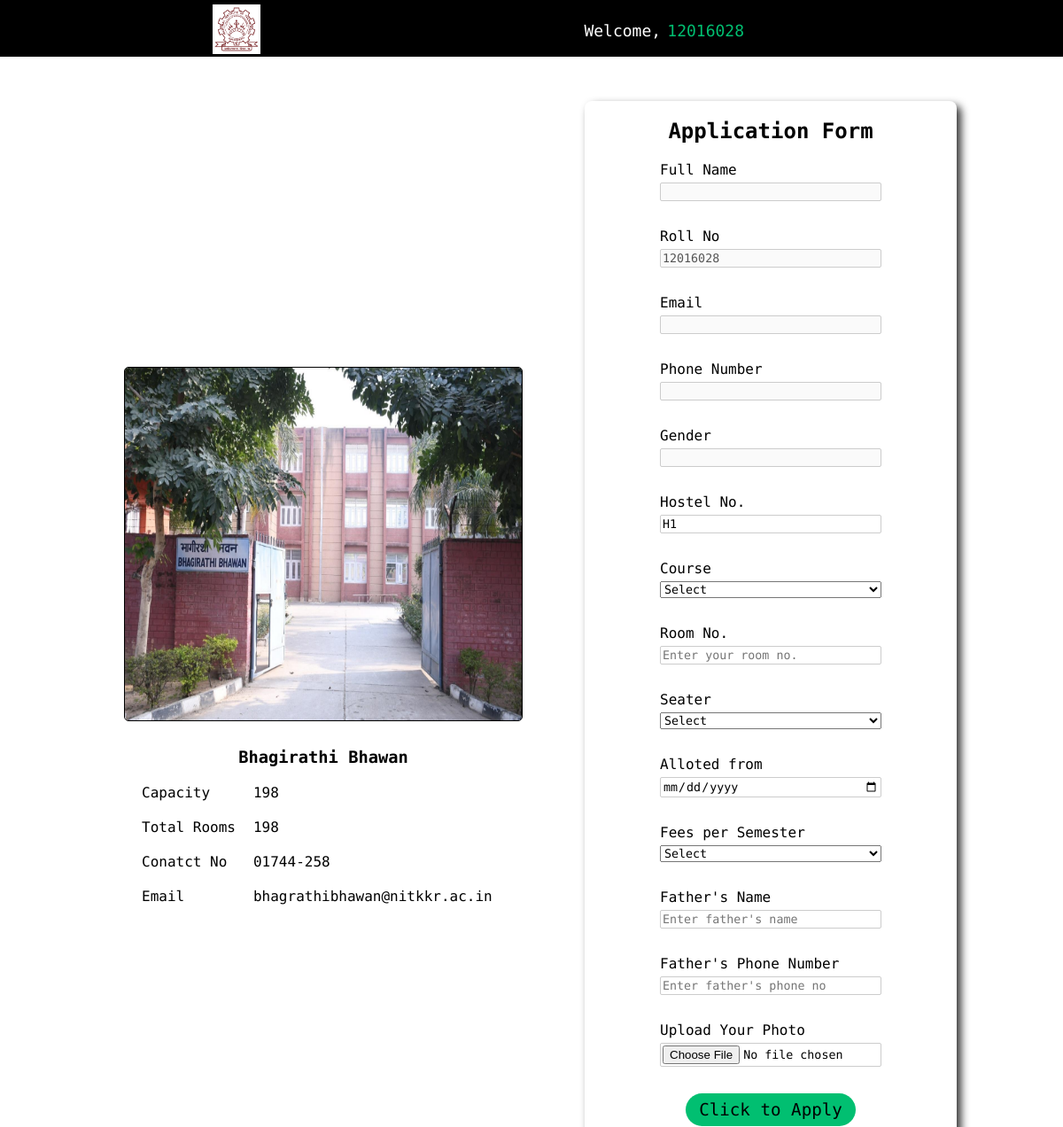
/hostel_detail.php?id=12016028&h_id=1 (upper part), run on an earlier commit of the app's database.
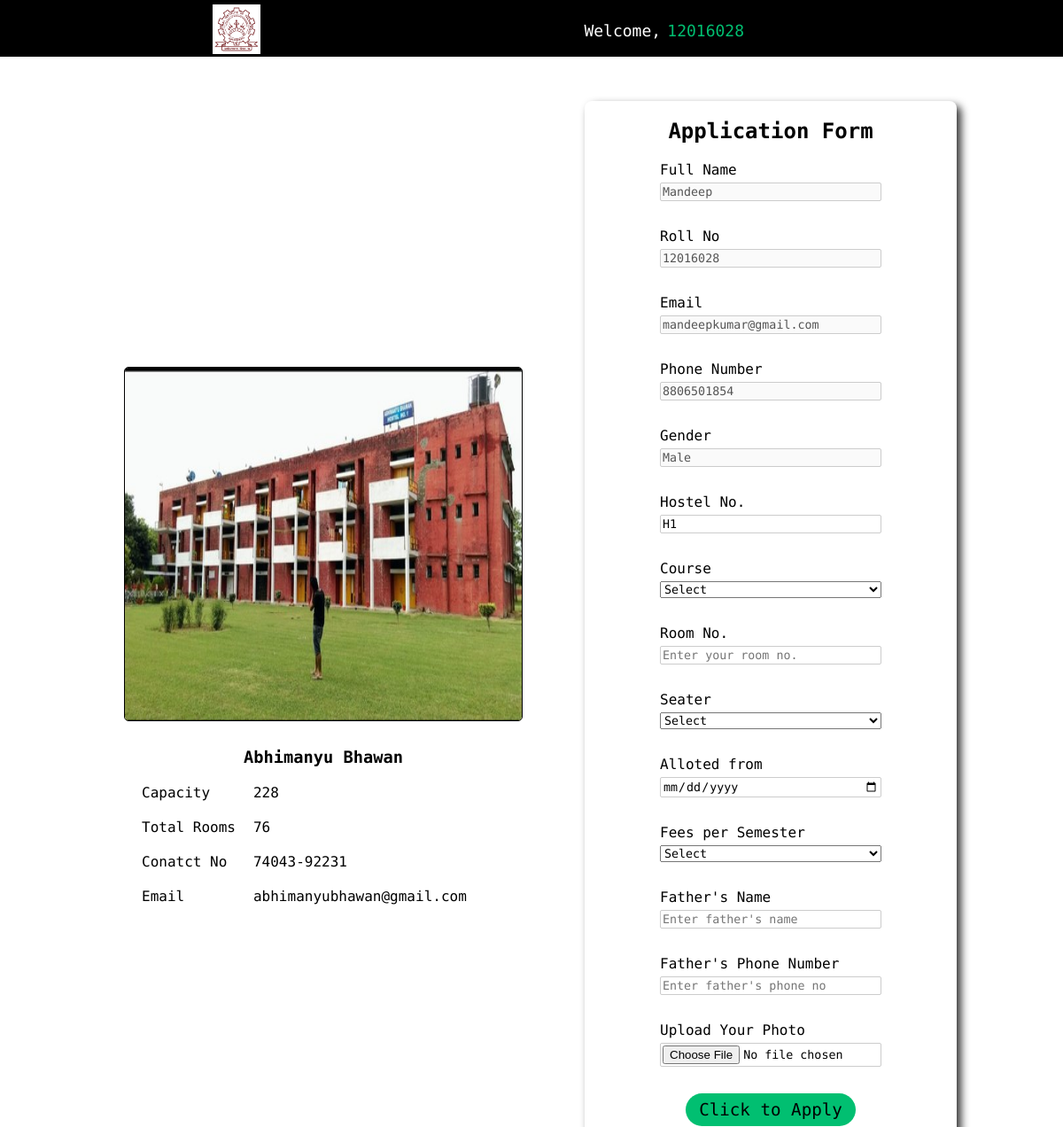
And on a later commit of the database.
### tables this page shows
CREATE TABLE `fhostels` (
  `hostel_id` int(11) NOT NULL,
  `hostel_no` varchar(255) NOT NULL,
  `hostel_image` varchar(255) NOT NULL,
  `hostel_name` varchar(255) NOT NULL,
  `hostel_cap` int(11) NOT NULL,
  `hostel_trooms` int(11) NOT NULL,
  `hostel_contact` varchar(255) NOT NULL,
  `hostel_email` varchar(255) NOT NULL,
  `mess_menu` varchar(255) NOT NULL,
  `mess_bill` varchar(255) NOT NULL
);

CREATE TABLE `mhostels` (
  `hostel_id` int(11) NOT NULL,
  `hostel_no` text NOT NULL,
  `hostel_image` varchar(255) NOT NULL,
  `hostel_name` varchar(255) NOT NULL,
  `hostel_cap` int(11) NOT NULL,
  `hostel_trooms` int(11) NOT NULL,
  `hostel_contact` varchar(255) NOT NULL,
  `hostel_email` varchar(255) NOT NULL,
  `mess_menu` text NOT NULL,
  `mess_bill` text NOT NULL
);

CREATE TABLE `students` (
  `student_id` int(11) NOT NULL,
  `student_roll` int(11) NOT NULL,
  `student_name` varchar(255) NOT NULL,
  `student_email` varchar(255) NOT NULL,
  `student_phone` bigint(20) NOT NULL,
  `student_pass` varchar(255) NOT NULL,
  `hostel_no` varchar(255) NOT NULL,
  `room_no` varchar(255) NOT NULL,
  `course` varchar(255) NOT NULL,
  `room_seater` int(11) NOT NULL,
  `father_name` varchar(255) NOT NULL,
  `father_phoneno` bigint(20) NOT NULL,
  `your_photo` varchar(255) NOT NULL,
  `gender` varchar(255) NOT NULL,
  `allot_date` date NOT NULL DEFAULT current_timestamp(),
  `fees` int(11) NOT NULL
);

### hostel_detail.php (the view, shortened to what the changed rows need)
<?php
include 'partials/db_connect.php';
?>
<!DOCTYPE html>
<html lang="en">
<head>
    <link rel="stylesheet" href="css/about_hostel.css">
</head>
<body>
    <?php
    $rollno = $_GET['id'];
    $sql1 = "SELECT * FROM students WHERE student_roll=$rollno";
    $res1 = mysqli_query($conn, $sql1);
    if ($res1 == true) {
        $count1 = mysqli_num_rows($res1);
        if ($count1 == 1) {
            $rows = mysqli_fetch_assoc($res1);
            $student_name = $rows['student_name'];
            $student_email = $rows['student_email'];
            $student_phone = $rows['student_phone'];
            $gender = $rows['gender'];
        }
    }
    if ($gender == "Male") {
        $hostel_id = $_GET['h_id'];
        $sql = "SELECT * FROM mhostels WHERE hostel_id=$hostel_id";
        $res = mysqli_query($conn, $sql);
        if ($res == true) {
            $count = mysqli_num_rows($res);
            if ($count == 1) {
                $rows = mysqli_fetch_assoc($res);
                $hostel_name = $rows['hostel_name'];
                $hostel_image = $rows['hostel_image'];
                $hostel_capacity = $rows['hostel_cap'];
                $hostel_trooms = $rows['hostel_trooms'];
                $hostel_contact = $rows['hostel_contact'];
                $hostel_email = $rows['hostel_email'];
            }
        }
    } else {
        $hostel_id = $_GET['h_id'];
        $sql = "SELECT * FROM fhostels WHERE hostel_id=$hostel_id";
        $res = mysqli_query($conn, $sql);
        if ($res == true) {
            $count = mysqli_num_rows($res);
            if ($count == 1) {
                $rows = mysqli_fetch_assoc($res);
                $hostel_name = $rows['hostel_name'];
                $hostel_image = $rows['hostel_image'];
                $hostel_capacity = $rows['hostel_cap'];
                $hostel_trooms = $rows['hostel_trooms'];
                $hostel_contact = $rows['hostel_contact'];
                $hostel_email = $rows['hostel_email'];
            }
        }
    }
    ?>
    <div class="main-content">
        <div class="wrapper">
            <div class="details">
                <div class="photo">
                    <img src="image/Hostel/<?php echo $hostel_image ?>" alt="">
                    <h3>
                        <?php echo $hostel_name ?>
                    </h3>
                    <table style="border-spacing:20px; align-self:flex-start;">
                        <tr>
                            <td>Capacity</td>
                            <td>
                                <?php echo $hostel_capacity ?>
                            </td>
                        </tr>
                        <tr>
                            <td>Total Rooms</td>
                            <td>
                                <?php echo $hostel_trooms ?>
                            </td>
                        </tr>
                        <tr>
                            <td>Conatct No</td>
                            <td>
                                <?php echo $hostel_contact ?>
                            </td>
                        </tr>
                        <tr>
                            <td>Email</td>
                            <td>
                                <?php echo $hostel_email ?>
                            </td>
                        </tr>
                    </table>
                </div>
                <div class="form_detail">
                    <h2 class="text-center">Application Form</h2>
                    <form action="" method="post" enctype="multipart/form-data">
                        <div class="user-details">
                            <div class="input-box">
                                <span>Full Name</span>
                                <input name="name" type="text" value="<?php echo $student_name ?>" disabled>
                            </div>
                            <div class="input-box">
                                <span>Email</span>
                                <input type="text" value="<?php echo $student_email ?>" name="email" disabled>
                            </div>
                            <div class="input-box">
                                <span>Phone Number</span>
                                <input type="text" value="<?php echo $student_phone ?>" name="phoneno" disabled>
                            </div>
                            <div class="input-box">
                                <span>Gender</span>
                                <input type="text" value="<?php echo $gender ?>" name="gender" disabled>
                            </div>
                        </div>
                    </form>
                </div>
            </div>
        </div>
    </div>
</body>

What changed in the data, as far as the page shows it:
no longer on this page (row edited): fhostels: hostel_image (picture), hostel_name "Bhagirathi Bhawan", hostel_cap "198", hostel_trooms "198", hostel_contact "01744-258", hostel_email "bhagrathibhawan@nitkkr.ac.in"
now on this page (row edited): mhostels: hostel_image (picture), hostel_name "Abhimanyu Bhawan", hostel_cap "228", hostel_trooms "76", hostel_contact "74043-92231", hostel_email "abhimanyubhawan@gmail.com"
added students: name "Mandeep", email "mandeepkumar@gmail.com", phoneno "8806501854", gender "Male"
